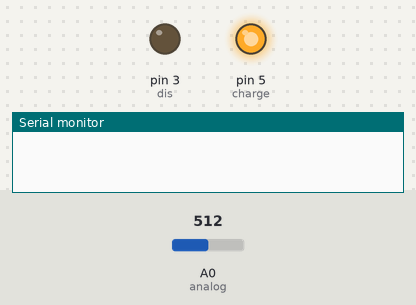
Recording of a sketch running on a simulated Arduino Nano, built with avr-gcc and run on an emulated ATmega328P. On the bench: output pins drawn as LEDs (lit = HIGH), the last lines printed to the serial monitor. The inputs (shaded band) are chosen by the test bench; at power-on: A0 (analog) = 512.

Above: at 1.2 s.
1.3 s: A0 (analog) set to 602
2.8 s: A0 (analog) set to 622
At 3.5 s:
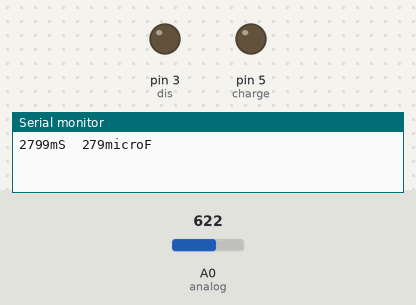
4.3 s: A0 (analog) set to 0
At 5.2 s:
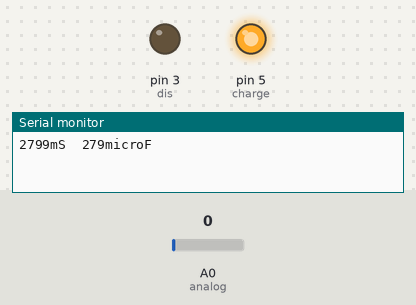
5.8 s: A0 (analog) set to 620
At 7.0 s:
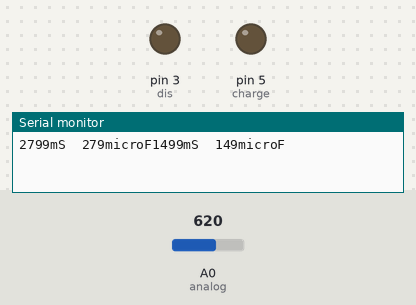
Timing chart, 0 to 8.3 s (numbered marks = the images above; inputs shaded):
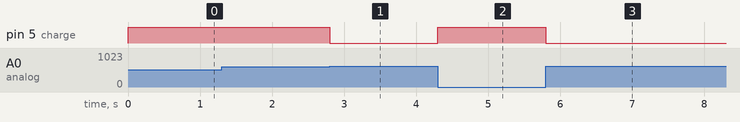

Measured:
- the behaviour switches between 609 and 610 on A0 (analog) (found by bisection; images 0 and 1)
- after the input at 1.3 s, every drawn part: stays the same
- after the input at 2.8 s, pin 5 (charge): HIGH → LOW at once
- after the input at 4.3 s, pin 5 (charge): LOW → HIGH at once
- after the input at 5.8 s, pin 5 (charge): HIGH → LOW at once

The sketch:

capacitor_meter.ino
```cpp
int analog = 0;
int charge = 5;
int dis = 3;

// resistor initialization
int resistor = 10000;

// timer initialisation
unsigned long start;
unsigned long elapsed;

// capacitor variables initialization
float microF;
float nF;

void setup()
{
  pinMode(charge, OUTPUT);
  digitalWrite(charge,LOW);
  Serial.begin(9600);
}

void loop()
{
  digitalWrite(charge, HIGH); // begins charging the capaciot
  start= millis();// begins the timer

  while(analogRead(analog)<610)//648
  {
    //does nothing untill capaciot reches 63.2% of total voltage
  }
  unsigned long now=millis();
  elapsed=now-start; // determines the time it took to charge
  microF=((float)elapsed/resistor)*1000;
  Serial.print(elapsed);
  Serial.print("mS  ");

  if (microF > 1)// determines if units should me micro or nano
  {
    Serial.print((long)microF);
    Serial.print("microF");
  }
  else
  {
    nF = microF*1000;
    Serial.print((long)nF);
    Serial.print("nF");
    delay(500);
  }

  digitalWrite(charge,LOW);// stops charging
  pinMode(dis,OUTPUT);
  digitalWrite(dis,LOW);// starts discharging

  while(analogRead(analog) > 0)
  {
    // do nothimg untill the capaciot is discharged
  }
  pinMode(dis,INPUT);// prevents from discharging
}


    
```
